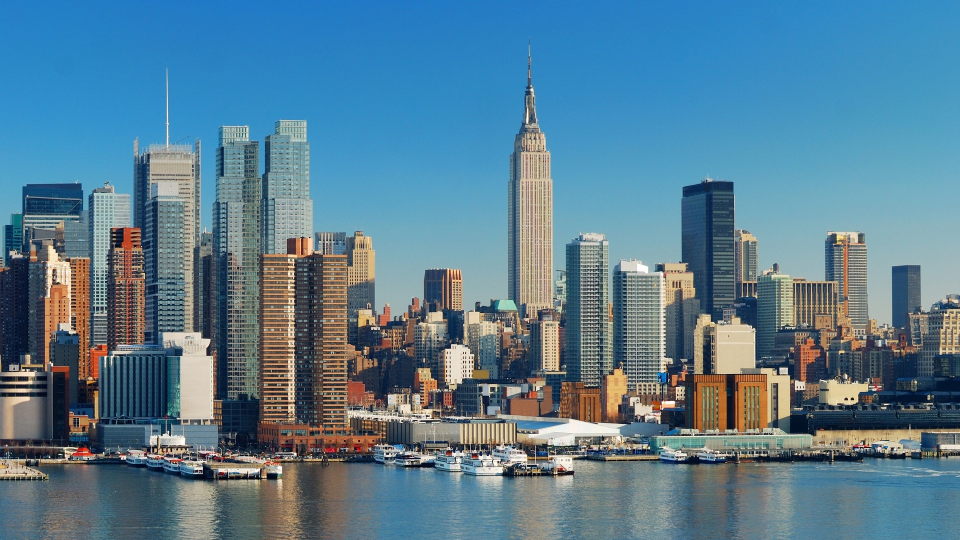
#> input picture Produccion/Francisco Ramirez/HDR/2,1 megapixeles 2.jpg, 1920 x 1080 px (shown at 1/2 size); its folder holds only this picture in this run
$ python -i HDR.py   (imports and definitions only)   (Python 2 division)
#> lines starting #> are read from the running program, lines starting #| are printed output that depends on the picture
__author__ = 'francisco'

from PIL import Image
import os, os.path
import sys, string
from copy import copy
try:
    import pylab
    pylab_loaded = 1
except:
    print "era"
    pylab_loaded = 0


class hdr:
    """
    a collection of images to merege into HDR

    blend an arbitrary number of photos into a single HDR image
    or several images with various combinations of HDR parameters

    it is assumed that project folders contain all the images you want to merge
    case = folder name
    cur_dir = folder where the project folders are located
    images are auto-sorted by degree of exposure (image brightness)
    """

    # [24 lines left out: function get_imgs, not called in this run]


    def __init__(
        self,
        case='',
        resize=None,
        img_type='.jpg',
        cur_dir=r'/home/francisco/Documentos/Francisco Ramirez/HDR' ):

        """
        load a project
        all images of [img_type] are loaded from folder [case]
        and resized by a factor [resize]
        """
        if not case:
            print 'case is required'
            sys.exit(1)
        self.resize = resize
        self.ext = img_type.strip('.')
        self.case = case
        self.cur_dir = os.path.normpath(cur_dir)
        self.indir   = os.path.join(self.cur_dir, case)
        self.outdir  = os.path.join(self.indir , 'out')

        if not os.path.isdir(self.outdir):
            os.makedirs(self.outdir)
        f = lambda x: x.upper().endswith(self.ext.upper())
        self.fns = filter(f,os.listdir(self.indir))
        self.imgs = self.get_imgs()
        self.fin_set = {}


    # [148 lines left out: functions get_masks, lev, bal, save_im, merge, merge_all and 4 more, not called in this run]

>>> import cv2
>>> picture = cv2.imread('2,1 megapixeles 2.jpg', cv2.IMREAD_GRAYSCALE)
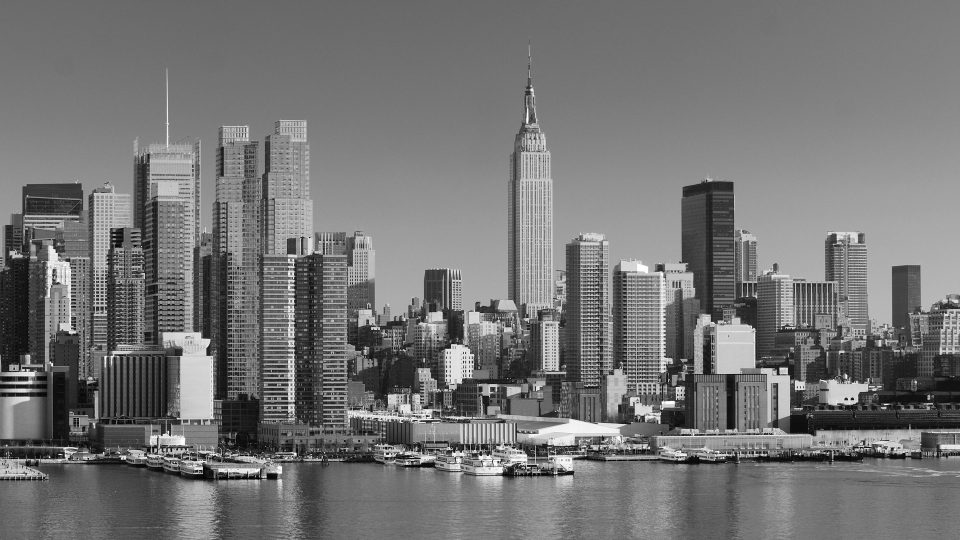
#> picture: shape (1080, 1920) (shown at 1/2 size); min 0, max 255, mean 116.7
>>> result = hdr().merge_all(picture)
#> (the run stopped early here; a loop or call above may not have finished)
